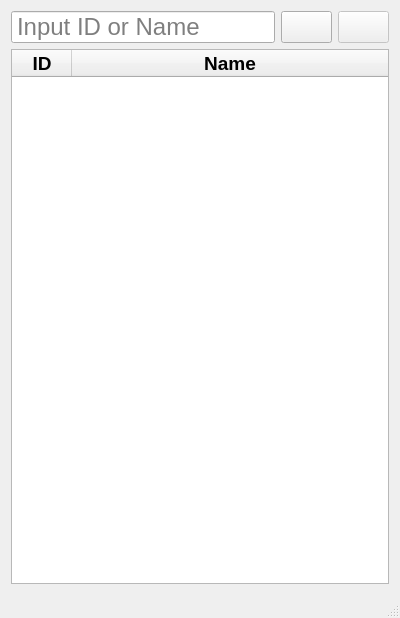
<?xml version="1.0" encoding="UTF-8"?>
<ui version="4.0">
 <class>MacroMenu</class>
 <widget class="QMainWindow" name="MacroMenu">
  <property name="geometry">
   <rect>
    <x>0</x>
    <y>0</y>
    <width>400</width>
    <height>618</height>
   </rect>
  </property>
  <property name="minimumSize">
   <size>
    <width>400</width>
    <height>618</height>
   </size>
  </property>
  <property name="contextMenuPolicy">
   <enum>Qt::CustomContextMenu</enum>
  </property>
  <property name="windowTitle">
   <string>MainMenu</string>
  </property>
  <widget class="QWidget" name="centralWidget">
   <property name="minimumSize">
    <size>
     <width>400</width>
     <height>0</height>
    </size>
   </property>
   <property name="contextMenuPolicy">
    <enum>Qt::CustomContextMenu</enum>
   </property>
   <layout class="QVBoxLayout" name="verticalLayout">
    <item>
     <layout class="QHBoxLayout" name="horizontalLayout">
      <item>
       <widget class="QLineEdit" name="selectionEdit">
        <property name="font">
         <font>
          <pointsize>18</pointsize>
         </font>
        </property>
        <property name="acceptDrops">
         <bool>false</bool>
        </property>
        <property name="statusTip">
         <string>Input macro ID or Name</string>
        </property>
        <property name="autoFillBackground">
         <bool>false</bool>
        </property>
        <property name="styleSheet">
         <string notr="true">padding-left:3px</string>
        </property>
        <property name="text">
         <string/>
        </property>
        <property name="frame">
         <bool>true</bool>
        </property>
        <property name="placeholderText">
         <string>Input ID or Name</string>
        </property>
       </widget>
      </item>
      <item>
       <widget class="QPushButton" name="createButton">
        <property name="minimumSize">
         <size>
          <width>32</width>
          <height>32</height>
         </size>
        </property>
        <property name="font">
         <font>
          <pointsize>12</pointsize>
         </font>
        </property>
        <property name="statusTip">
         <string>Create new macro (ctrl++)</string>
        </property>
        <property name="whatsThis">
         <string>ctrl++</string>
        </property>
        <property name="text">
         <string/>
        </property>
        <property name="icon">
         <iconset resource="../../resources/MacroMenuResources.qrc">
          <normaloff>:/new/prefix1/addIcon</normaloff>:/new/prefix1/addIcon</iconset>
        </property>
        <property name="autoDefault">
         <bool>false</bool>
        </property>
        <property name="flat">
         <bool>false</bool>
        </property>
       </widget>
      </item>
      <item>
       <widget class="QPushButton" name="runButton">
        <property name="enabled">
         <bool>false</bool>
        </property>
        <property name="minimumSize">
         <size>
          <width>32</width>
          <height>32</height>
         </size>
        </property>
        <property name="font">
         <font>
          <pointsize>12</pointsize>
         </font>
        </property>
        <property name="statusTip">
         <string>Run selected macro (enter)</string>
        </property>
        <property name="text">
         <string/>
        </property>
        <property name="icon">
         <iconset resource="../../resources/MacroMenuResources.qrc">
          <normaloff>:/new/prefix1/runIcon</normaloff>:/new/prefix1/runIcon</iconset>
        </property>
        <property name="autoDefault">
         <bool>false</bool>
        </property>
        <property name="flat">
         <bool>false</bool>
        </property>
       </widget>
      </item>
     </layout>
    </item>
    <item>
     <widget class="SelectionsTable" name="selectionTable">
      <property name="font">
       <font>
        <pointsize>14</pointsize>
       </font>
      </property>
      <property name="contextMenuPolicy">
       <enum>Qt::CustomContextMenu</enum>
      </property>
      <property name="statusTip">
       <string>Double Click to Run         Right Click for Options</string>
      </property>
      <property name="autoFillBackground">
       <bool>false</bool>
      </property>
      <property name="verticalScrollBarPolicy">
       <enum>Qt::ScrollBarAsNeeded</enum>
      </property>
      <property name="horizontalScrollBarPolicy">
       <enum>Qt::ScrollBarAlwaysOff</enum>
      </property>
      <property name="sizeAdjustPolicy">
       <enum>QAbstractScrollArea::AdjustToContents</enum>
      </property>
      <property name="autoScroll">
       <bool>true</bool>
      </property>
      <property name="editTriggers">
       <set>QAbstractItemView::NoEditTriggers</set>
      </property>
      <property name="showDropIndicator" stdset="0">
       <bool>false</bool>
      </property>
      <property name="dragDropOverwriteMode">
       <bool>false</bool>
      </property>
      <property name="alternatingRowColors">
       <bool>false</bool>
      </property>
      <property name="selectionMode">
       <enum>QAbstractItemView::ExtendedSelection</enum>
      </property>
      <property name="selectionBehavior">
       <enum>QAbstractItemView::SelectRows</enum>
      </property>
      <property name="showGrid">
       <bool>true</bool>
      </property>
      <property name="sortingEnabled">
       <bool>true</bool>
      </property>
      <property name="wordWrap">
       <bool>false</bool>
      </property>
      <attribute name="horizontalHeaderCascadingSectionResizes">
       <bool>true</bool>
      </attribute>
      <attribute name="horizontalHeaderDefaultSectionSize">
       <number>60</number>
      </attribute>
      <attribute name="horizontalHeaderStretchLastSection">
       <bool>true</bool>
      </attribute>
      <attribute name="verticalHeaderVisible">
       <bool>false</bool>
      </attribute>
      <attribute name="verticalHeaderHighlightSections">
       <bool>false</bool>
      </attribute>
      <column>
       <property name="text">
        <string>ID</string>
       </property>
       <property name="font">
        <font>
         <pointsize>14</pointsize>
         <weight>75</weight>
         <bold>true</bold>
         <underline>false</underline>
        </font>
       </property>
      </column>
      <column>
       <property name="text">
        <string>Name</string>
       </property>
       <property name="font">
        <font>
         <pointsize>14</pointsize>
         <weight>75</weight>
         <bold>true</bold>
        </font>
       </property>
      </column>
     </widget>
    </item>
   </layout>
  </widget>
  <widget class="QStatusBar" name="tipBar">
   <property name="font">
    <font>
     <pointsize>11</pointsize>
     <weight>50</weight>
     <italic>false</italic>
     <bold>false</bold>
    </font>
   </property>
   <property name="autoFillBackground">
    <bool>true</bool>
   </property>
   <property name="sizeGripEnabled">
    <bool>true</bool>
   </property>
  </widget>
 </widget>
 <layoutdefault spacing="6" margin="11"/>
 <customwidgets>
  <customwidget>
   <class>SelectionsTable</class>
   <extends>QTableWidget</extends>
   <header location="global">view/macro_menu/SelectionsTable.h</header>
  </customwidget>
 </customwidgets>
 <resources>
  <include location="../../resources/MacroMenuResources.qrc"/>
 </resources>
 <connections/>
</ui>
